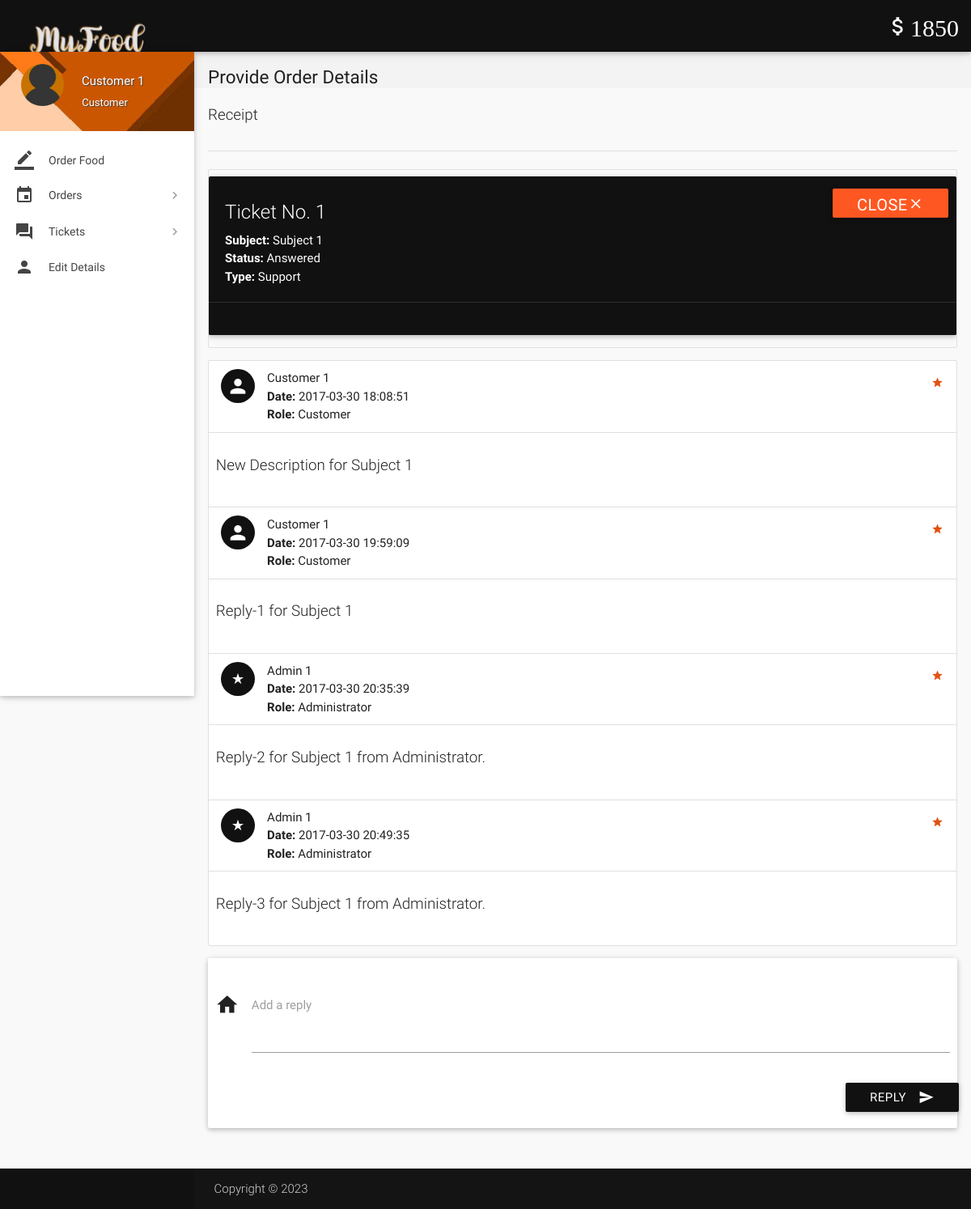
The page /account/view-ticket.php?id=1 (signed in) on the database as committed earlier.
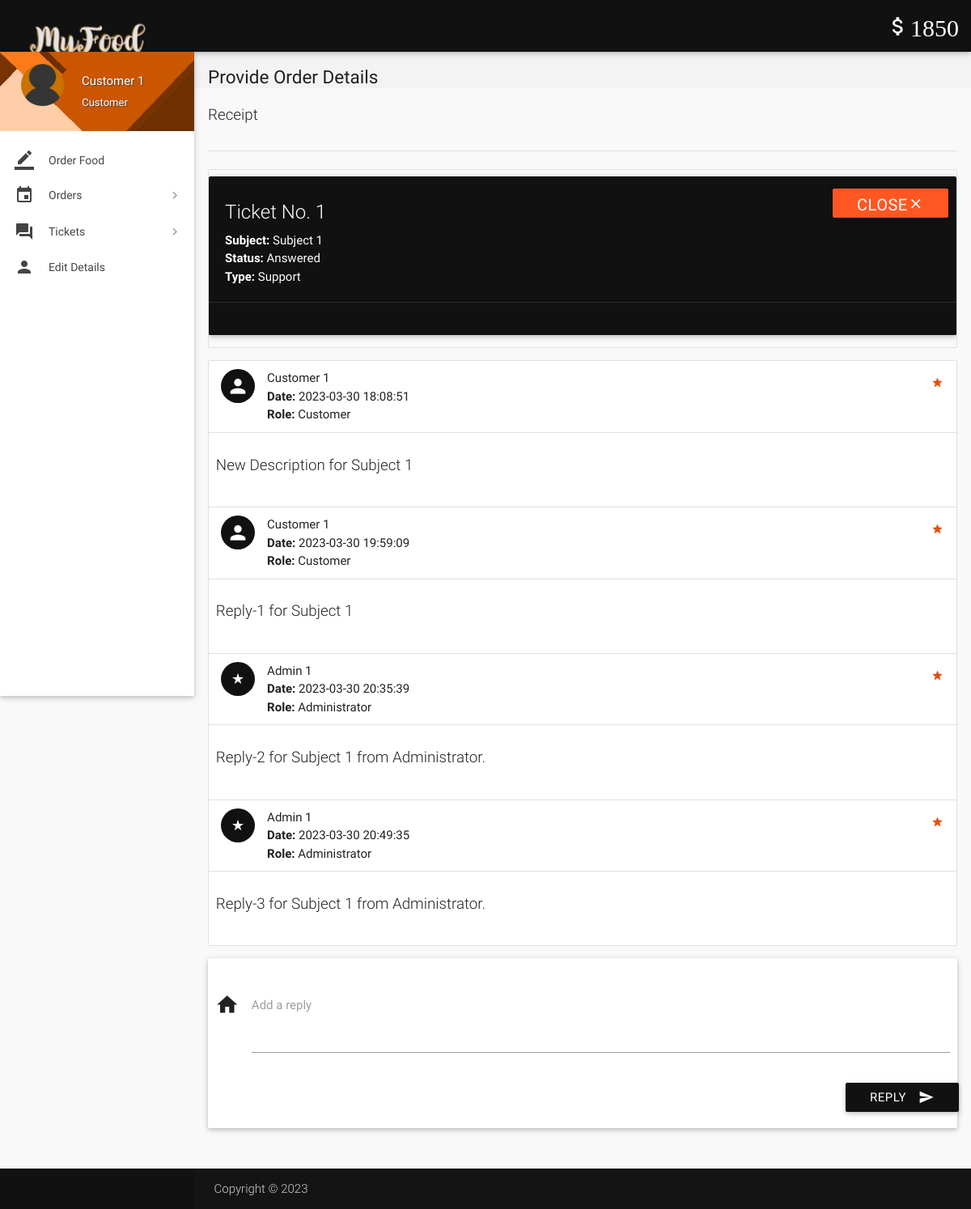
The same page on the database as committed later.
### tables this page shows
CREATE TABLE `ticket_details` (
  `id` int(11) NOT NULL,
  `ticket_id` int(11) NOT NULL,
  `user_id` int(11) NOT NULL,
  `description` varchar(1000) NOT NULL,
  `date` datetime NOT NULL DEFAULT CURRENT_TIMESTAMP
);

CREATE TABLE `users` (
  `id` int(11) NOT NULL,
  `role` varchar(15) NOT NULL DEFAULT 'Customer',
  `name` varchar(15) NOT NULL,
  `username` varchar(10) NOT NULL,
  `password` varchar(16) NOT NULL,
  `email` varchar(35) NULL,
  `address` varchar(300) NULL,
  `contact` bigint(11) NOT NULL,
  `verified` tinyint(1) NOT NULL DEFAULT '0',
  `deleted` tinyint(4) NOT NULL DEFAULT '0'
);

### account/includes/wallet.php (called while the page is built, shortened)
<?php
$user_id=$_SESSION['user_id'];
?>

### account/view-ticket.php (the view, shortened to what the changed rows need)
<?php
include 'includes/connect.php';
include 'includes/wallet.php';
$continue=0;
if($_SESSION['customer_sid']==session_id())
{
		$ticket_id = $_GET['id'];
		$sql1 = "SELECT * FROM tickets where poster_id = $user_id AND id = $ticket_id AND not deleted;";
		if(mysqli_num_rows(mysqli_query($con,$sql1))>0){
			$continue=1;
		}
		else
			$continue = 0;
}
if($continue){
?>
<!DOCTYPE html>
<html lang="en">
<head>
  <link href="css/materialize.min.css" type="text/css" rel="stylesheet" media="screen,projection">
  <link href="css/style.min.css" type="text/css" rel="stylesheet" media="screen,projection">
  <link href="css/custom/custom.min.css" type="text/css" rel="stylesheet" media="screen,projection">
  <link href="js/plugins/perfect-scrollbar/perfect-scrollbar.css" type="text/css" rel="stylesheet" media="screen,projection">
</head>
<body>
  <header id="header" class="page-topbar">
        <div class="navbar-fixed">
            <nav class="navbar-color">
                <div class="nav-wrapper">
                    <ul class="left">
                      <li><h1 class="logo-wrapper"><a href="index.php" class="brand-logo darken-1"><img src="images/logo.png" alt="logo"></a> <span class="logo-text">Logo</span></h1></li>
                    </ul>
                </div>
            </nav>
        </div>
  </header>
  <div id="main">
    <div class="wrapper">
      <section id="content">
        <div class="container">
<div class="section">
                                <?php
								echo '<ul id="issues-collection" class="collection">';
								$sql1 = mysqli_query($con, "SELECT * from ticket_details WHERE ticket_id = $ticket_id;");
								while($row1 = mysqli_fetch_array($sql1)){
									$sql2 = "SELECT * FROM users WHERE id = ".$row1['user_id'].";";
									if(mysqli_num_rows(mysqli_query($con,$sql2))>0){
										$row2  = $con->query($sql2)->fetch_assoc();
										$name = $row2['name'];
										$role1 = $row2['role'];
									}
								  echo '
								  <li class="collection-item avatar">
									  <i class="'.($role1=='Administrator' ? 'mdi-action-star-rate' : 'mdi-social-person').' cyan circle"></i>
									  <span class="collection-header"> '.$name.'</span>
									  <p><strong>Date:</strong> '.$row1['date'].'</p>
									  <p><strong>Role:</strong> '.$role1.'</p>
									  <a href="#" class="secondary-content">
									  <i class="mdi-action-grade"></i></a>
								  </li>
								  <li class="collection-item">
									  <div class="row">
									  <p class="caption">'.$row1['description'].'</p>
									  </div>
									  </li>';
								}
							  echo '</ul>';
								?>
          </div>
              </div>
            </div>
        </div>
</body>
</html>
<?php
	}
?>

Rows that differ between the two databases and show on the page:
changed ticket_details "New Description for Subject 1": date "2017-03-30 18:08:51" → "2023-03-30 18:08:51"
changed ticket_details "Reply-1 for Subject 1": date "2017-03-30 19:59:09" → "2023-03-30 19:59:09"
changed ticket_details "Reply-2 for Subject 1 from Administrator.": date "2017-03-30 20:35:39" → "2023-03-30 20:35:39"
changed ticket_details "Reply-3 for Subject 1 from Administrator.": date "2017-03-30 20:49:35" → "2023-03-30 20:49:35"
